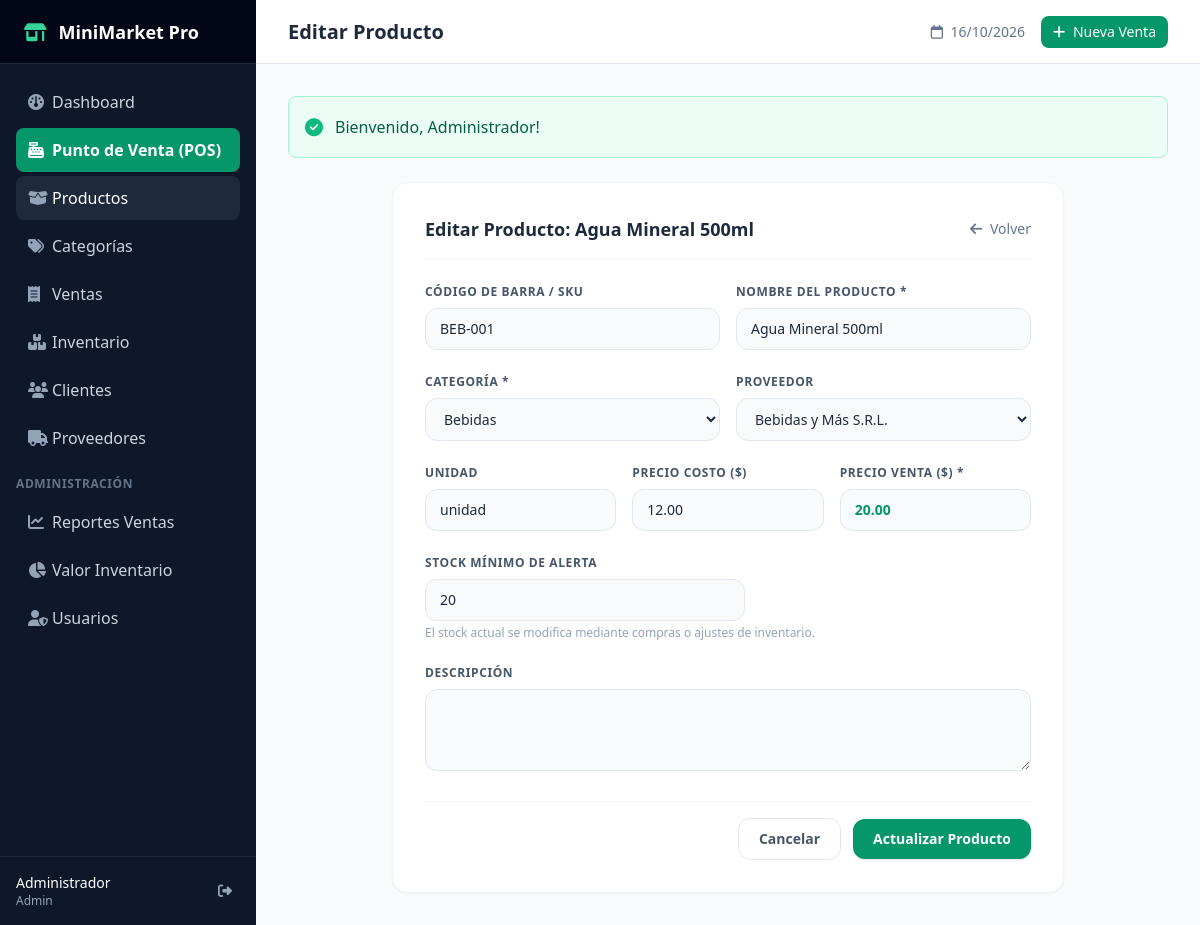
Screenshot of /products/1/edit (signed in) with the database file from the repository.
### tables this page shows
CREATE TABLE `products` (
  `id`            INT UNSIGNED NOT NULL AUTO_INCREMENT,
  `category_id`   INT UNSIGNED NOT NULL,
  `supplier_id`   INT UNSIGNED,
  `code`          VARCHAR(50) UNIQUE COMMENT 'Código de barras o código interno',
  `name`          VARCHAR(200) NOT NULL,
  `description`   TEXT,
  `unit`          VARCHAR(30) NOT NULL DEFAULT 'unidad' COMMENT 'unidad, kg, litro, caja, etc.',
  `cost_price`    DECIMAL(10,2) NOT NULL DEFAULT 0.00 COMMENT 'Precio de costo',
  `sale_price`    DECIMAL(10,2) NOT NULL DEFAULT 0.00 COMMENT 'Precio de venta',
  `stock`         INT NOT NULL DEFAULT 0 COMMENT 'Cantidad en inventario',
  `min_stock`     INT NOT NULL DEFAULT 5 COMMENT 'Stock mínimo para alerta',
  `image`         VARCHAR(255) DEFAULT NULL,
  `is_active`     TINYINT(1) NOT NULL DEFAULT 1,
  `created_at`    TIMESTAMP NOT NULL DEFAULT CURRENT_TIMESTAMP,
  `updated_at`    TIMESTAMP NOT NULL DEFAULT CURRENT_TIMESTAMP ON UPDATE CURRENT_TIMESTAMP,
  PRIMARY KEY (`id`),
  CONSTRAINT `fk_products_category` FOREIGN KEY (`category_id`) REFERENCES `categories` (`id`) ON DELETE RESTRICT ON UPDATE CASCADE,
  CONSTRAINT `fk_products_supplier` FOREIGN KEY (`supplier_id`) REFERENCES `suppliers` (`id`) ON DELETE SET NULL ON UPDATE CASCADE,
  INDEX `idx_code`        (`code`),
  INDEX `idx_name`        (`name`),
  INDEX `idx_category`    (`category_id`),
  INDEX `idx_stock_alert` (`stock`, `min_stock`)
);

CREATE TABLE `categories` (
  `id`           INT UNSIGNED NOT NULL AUTO_INCREMENT,
  `name`         VARCHAR(100) NOT NULL UNIQUE,
  `description`  TEXT,
  `is_active`    TINYINT(1) NOT NULL DEFAULT 1,
  `created_at`   TIMESTAMP NOT NULL DEFAULT CURRENT_TIMESTAMP,
  `updated_at`   TIMESTAMP NOT NULL DEFAULT CURRENT_TIMESTAMP ON UPDATE CURRENT_TIMESTAMP,
  PRIMARY KEY (`id`)
);

CREATE TABLE `suppliers` (
  `id`           INT UNSIGNED NOT NULL AUTO_INCREMENT,
  `name`         VARCHAR(150) NOT NULL,
  `contact_name` VARCHAR(100),
  `phone`        VARCHAR(20),
  `email`        VARCHAR(150),
  `address`      TEXT,
  `rnc`          VARCHAR(20) COMMENT 'RNC o NIT del proveedor',
  `is_active`    TINYINT(1) NOT NULL DEFAULT 1,
  `created_at`   TIMESTAMP NOT NULL DEFAULT CURRENT_TIMESTAMP,
  `updated_at`   TIMESTAMP NOT NULL DEFAULT CURRENT_TIMESTAMP ON UPDATE CURRENT_TIMESTAMP,
  PRIMARY KEY (`id`),
  INDEX `idx_name` (`name`)
);

### app/Views/products/edit.php (the view, shortened to what the rows shown need)
<div class="max-w-2xl mx-auto bg-white rounded-2xl border border-slate-100 shadow-sm p-8">
    <div class="flex items-center justify-between mb-6 pb-4 border-b border-slate-100">
        <h2 class="text-lg font-bold text-slate-800">Editar Producto: <?= htmlspecialchars($product['name']) ?></h2>
        <a href="/products" class="text-sm text-slate-500 hover:text-slate-800">
            <i class="fa-solid fa-arrow-left mr-1"></i> Volver
        </a>
    </div>
    <form action="/products/<?= $product['id'] ?>/update" method="POST" class="space-y-6">
        <div class="grid grid-cols-1 md:grid-cols-2 gap-4">
            <div>
                <label class="block text-xs font-semibold text-slate-600 uppercase tracking-wider mb-2">Código de Barra / SKU</label>
                <input type="text" name="code" value="<?= htmlspecialchars($product['code'] ?? '') ?>"
                       class="w-full px-3.5 py-2.5 bg-slate-50 border border-slate-200 rounded-xl text-sm focus:outline-none focus:ring-2 focus:ring-emerald-500 focus:bg-white">
            </div>
            <div>
                <label class="block text-xs font-semibold text-slate-600 uppercase tracking-wider mb-2">Nombre del Producto *</label>
                <input type="text" name="name" required value="<?= htmlspecialchars($product['name']) ?>"
                       class="w-full px-3.5 py-2.5 bg-slate-50 border border-slate-200 rounded-xl text-sm focus:outline-none focus:ring-2 focus:ring-emerald-500 focus:bg-white">
            </div>
        </div>
        <div class="grid grid-cols-1 md:grid-cols-2 gap-4">
            <div>
                <label class="block text-xs font-semibold text-slate-600 uppercase tracking-wider mb-2">Categoría *</label>
                <select name="category_id" required class="w-full px-3.5 py-2.5 bg-slate-50 border border-slate-200 rounded-xl text-sm focus:outline-none focus:ring-2 focus:ring-emerald-500 focus:bg-white">
                    <?php foreach ($categories as $c): ?>
                        <option value="<?= $c['id'] ?>" <?= $product['category_id'] == $c['id'] ? 'selected' : '' ?>>
                            <?= htmlspecialchars($c['name']) ?>
                        </option>
                    <?php endforeach; ?>
                </select>
            </div>
            <div>
                <label class="block text-xs font-semibold text-slate-600 uppercase tracking-wider mb-2">Proveedor</label>
                <select name="supplier_id" class="w-full px-3.5 py-2.5 bg-slate-50 border border-slate-200 rounded-xl text-sm focus:outline-none focus:ring-2 focus:ring-emerald-500 focus:bg-white">
                    <?php foreach ($suppliers as $s): ?>
                        <option value="<?= $s['id'] ?>" <?= $product['supplier_id'] == $s['id'] ? 'selected' : '' ?>>
                            <?= htmlspecialchars($s['name']) ?>
                        </option>
                    <?php endforeach; ?>
                </select>
            </div>
        </div>
        <div class="grid grid-cols-1 md:grid-cols-3 gap-4">
            <div>
                <label class="block text-xs font-semibold text-slate-600 uppercase tracking-wider mb-2">Unidad</label>
                <input type="text" name="unit" value="<?= htmlspecialchars($product['unit']) ?>"
                       class="w-full px-3.5 py-2.5 bg-slate-50 border border-slate-200 rounded-xl text-sm focus:outline-none focus:ring-2 focus:ring-emerald-500 focus:bg-white">
            </div>
            <div>
                <label class="block text-xs font-semibold text-slate-600 uppercase tracking-wider mb-2">Precio Costo ($)</label>
                <input type="number" step="0.01" name="cost_price" value="<?= htmlspecialchars($product['cost_price']) ?>"
                       class="w-full px-3.5 py-2.5 bg-slate-50 border border-slate-200 rounded-xl text-sm focus:outline-none focus:ring-2 focus:ring-emerald-500 focus:bg-white">
            </div>
            <div>
                <label class="block text-xs font-semibold text-slate-600 uppercase tracking-wider mb-2">Precio Venta ($) *</label>
                <input type="number" step="0.01" name="sale_price" required value="<?= htmlspecialchars($product['sale_price']) ?>"
                       class="w-full px-3.5 py-2.5 bg-slate-50 border border-slate-200 rounded-xl text-sm font-bold text-emerald-600 focus:outline-none focus:ring-2 focus:ring-emerald-500 focus:bg-white">
            </div>
        </div>
        <div>
            <label class="block text-xs font-semibold text-slate-600 uppercase tracking-wider mb-2">Stock Mínimo de Alerta</label>
            <input type="number" name="min_stock" value="<?= htmlspecialchars($product['min_stock']) ?>"
                   class="w-full max-w-xs px-3.5 py-2.5 bg-slate-50 border border-slate-200 rounded-xl text-sm focus:outline-none focus:ring-2 focus:ring-emerald-500 focus:bg-white">
            <p class="text-xs text-slate-400 mt-1">El stock actual se modifica mediante compras o ajustes de inventario.</p>
        </div>
        <div>
            <label class="block text-xs font-semibold text-slate-600 uppercase tracking-wider mb-2">Descripción</label>
            <textarea name="description" rows="3"
                      class="w-full px-3.5 py-2.5 bg-slate-50 border border-slate-200 rounded-xl text-sm focus:outline-none focus:ring-2 focus:ring-emerald-500 focus:bg-white"><?= htmlspecialchars($product['description'] ?? '') ?></textarea>
        </div>
        <div class="flex items-center justify-end space-x-3 pt-4 border-t border-slate-100">
            <a href="/products" class="px-5 py-2.5 border border-slate-200 rounded-xl text-sm font-semibold text-slate-600 hover:bg-slate-50 transition">
                Cancelar
            </a>
            <button type="submit" class="px-5 py-2.5 bg-emerald-600 hover:bg-emerald-500 text-white rounded-xl text-sm font-semibold shadow transition">
                Actualizar Producto
            </button>
        </div>
    </form>
</div>

### app/Core/Router.php (shortened to what the rows shown need)
<?php
final class Router
{
    private array $routes = [];
    public function get(string $path, string $controller, string $action): void
    {
        $this->routes['GET'][$path] = [$controller, $action];
    }
    public function post(string $path, string $controller, string $action): void
    {
        $this->routes['POST'][$path] = [$controller, $action];
    }
    public function dispatch(string $method, string $uri): void
    {
        $path = parse_url($uri, PHP_URL_PATH);
        $path = rtrim($path, '/') ?: '/';
        foreach ($this->routes[$method] ?? [] as $route => $handler) {
            $pattern = preg_replace('/\{(\w+)\}/', '(?P<$1>[^/]+)', $route);
            $pattern = '#^' . $pattern . '$#';
            if (preg_match($pattern, $path, $matches)) {
                $params = array_filter($matches, 'is_string', ARRAY_FILTER_USE_KEY);
                [$controllerClass, $action] = $handler;
                $this->callController($controllerClass, $action, $params);
                return;
            }
        }
    }
    private function callController(string $controllerClass, string $action, array $params): void
    {
        $controller = new $fullClass();
        $controller->$action($params);
    }
}

### app/Views/layouts/main.php (shortened to what the rows shown need)
<?php
$user = Auth::user();
$flashSuccess = Session::getFlash('success');
?>
<!DOCTYPE html>
<html lang="es" class="h-full bg-slate-50">
<head>
    <script src="https://cdn.tailwindcss.com"></script>
    <link rel="stylesheet" href="https://cdnjs.cloudflare.com/ajax/libs/font-awesome/6.4.0/css/all.min.css">
</head>
<body class="h-full flex flex-col font-sans text-slate-800">
    <div class="flex h-full">
        <aside class="w-64 bg-slate-900 text-slate-300 flex flex-col shrink-0">
            <div class="h-16 flex items-center px-6 bg-slate-950 font-bold text-lg text-white border-b border-slate-800">
                <i class="fa-solid fa-shop text-emerald-400 mr-3"></i> MiniMarket Pro
            </div>
            <nav class="flex-1 px-4 py-4 space-y-1 overflow-y-auto">
                <a href="/dashboard" class="flex items-center px-3 py-2.5 rounded-lg hover:bg-slate-800 hover:text-white transition <?= str_starts_with($_SERVER['REQUEST_URI'], '/dashboard') ? 'bg-slate-800 text-white font-semibold' : '' ?>">
                    <i class="fa-solid fa-gauge w-6 text-slate-400"></i> Dashboard
                </a>
                <a href="/pos" class="flex items-center px-3 py-2.5 rounded-lg bg-emerald-600 hover:bg-emerald-500 text-white font-semibold transition mt-2 mb-2 shadow">
                    <i class="fa-solid fa-cash-register w-6"></i> Punto de Venta (POS)
                </a>
                <a href="/products" class="flex items-center px-3 py-2.5 rounded-lg hover:bg-slate-800 hover:text-white transition <?= str_starts_with($_SERVER['REQUEST_URI'], '/products') ? 'bg-slate-800 text-white' : '' ?>">
                    <i class="fa-solid fa-box-open w-6 text-slate-400"></i> Productos
                </a>
                <a href="/categories" class="flex items-center px-3 py-2.5 rounded-lg hover:bg-slate-800 hover:text-white transition <?= str_starts_with($_SERVER['REQUEST_URI'], '/categories') ? 'bg-slate-800 text-white' : '' ?>">
                    <i class="fa-solid fa-tags w-6 text-slate-400"></i> Categorías
                </a>
                <a href="/sales" class="flex items-center px-3 py-2.5 rounded-lg hover:bg-slate-800 hover:text-white transition <?= str_starts_with($_SERVER['REQUEST_URI'], '/sales') ? 'bg-slate-800 text-white' : '' ?>">
                    <i class="fa-solid fa-receipt w-6 text-slate-400"></i> Ventas
                </a>
                <a href="/inventory" class="flex items-center px-3 py-2.5 rounded-lg hover:bg-slate-800 hover:text-white transition <?= str_starts_with($_SERVER['REQUEST_URI'], '/inventory') ? 'bg-slate-800 text-white' : '' ?>">
                    <i class="fa-solid fa-boxes-stacked w-6 text-slate-400"></i> Inventario
                </a>
                <a href="/customers" class="flex items-center px-3 py-2.5 rounded-lg hover:bg-slate-800 hover:text-white transition <?= str_starts_with($_SERVER['REQUEST_URI'], '/customers') ? 'bg-slate-800 text-white' : '' ?>">
                    <i class="fa-solid fa-users w-6 text-slate-400"></i> Clientes
                </a>
                <a href="/suppliers" class="flex items-center px-3 py-2.5 rounded-lg hover:bg-slate-800 hover:text-white transition <?= str_starts_with($_SERVER['REQUEST_URI'], '/suppliers') ? 'bg-slate-800 text-white' : '' ?>">
                    <i class="fa-solid fa-truck w-6 text-slate-400"></i> Proveedores
                </a>
                <?php if (Auth::isAdmin()): ?>
                <div class="pt-3 pb-1 text-xs font-semibold uppercase tracking-wider text-slate-500">Administración</div>
                <a href="/reports/sales" class="flex items-center px-3 py-2.5 rounded-lg hover:bg-slate-800 hover:text-white transition <?= str_starts_with($_SERVER['REQUEST_URI'], '/reports/sales') ? 'bg-slate-800 text-white' : '' ?>">
                    <i class="fa-solid fa-chart-line w-6 text-slate-400"></i> Reportes Ventas
                </a>
                <a href="/reports/inventory" class="flex items-center px-3 py-2.5 rounded-lg hover:bg-slate-800 hover:text-white transition <?= str_starts_with($_SERVER['REQUEST_URI'], '/reports/inventory') ? 'bg-slate-800 text-white' : '' ?>">
                    <i class="fa-solid fa-chart-pie w-6 text-slate-400"></i> Valor Inventario
                </a>
                <a href="/users" class="flex items-center px-3 py-2.5 rounded-lg hover:bg-slate-800 hover:text-white transition <?= str_starts_with($_SERVER['REQUEST_URI'], '/users') ? 'bg-slate-800 text-white' : '' ?>">
                    <i class="fa-solid fa-user-shield w-6 text-slate-400"></i> Usuarios
                </a>
                <?php endif; ?>
            </nav>
            <div class="p-4 border-t border-slate-800 flex items-center justify-between text-sm">
                <div>
                    <div class="font-medium text-white"><?= htmlspecialchars($user['name'] ?? 'Usuario') ?></div>
                    <div class="text-xs text-slate-400 capitalize"><?= htmlspecialchars($user['role'] ?? '') ?></div>
                </div>
                <a href="/logout" title="Cerrar Sesión" class="text-slate-400 hover:text-rose-400 transition p-2">
                    <i class="fa-solid fa-right-from-bracket"></i>
                </a>
            </div>
        </aside>
        <div class="flex-1 flex flex-col overflow-hidden">
            <header class="h-16 bg-white border-b border-slate-200 flex items-center justify-between px-8 shrink-0">
                <h1 class="text-xl font-bold text-slate-800"><?= htmlspecialchars($title ?? '') ?></h1>
                <div class="flex items-center space-x-4">
                    <span class="text-sm text-slate-500"><i class="fa-regular fa-calendar mr-1"></i> <?= date('d/m/Y') ?></span>
                    <a href="/pos" class="bg-emerald-600 text-white px-3 py-1.5 rounded-lg text-sm font-medium hover:bg-emerald-700 transition">
                        <i class="fa-solid fa-plus mr-1"></i> Nueva Venta
                    </a>
                </div>
            </header>
            <main class="flex-1 overflow-y-auto p-8 bg-slate-50">
                <?php if ($flashSuccess): ?>
                    <div class="mb-6 p-4 rounded-lg bg-emerald-50 border border-emerald-200 text-emerald-800 flex items-center">
                        <i class="fa-solid fa-circle-check text-emerald-500 mr-3 text-lg"></i>
                        <span><?= htmlspecialchars($flashSuccess) ?></span>
                    </div>
                <?php endif; ?>
                <?= $content ?? '' ?>
            </main>
        </div>
    </div>
</body>
</html>

### rows the page displays
products: name "Agua Mineral 500ml", code "BEB-001", category_id "Bebidas", supplier_id "Bebidas y Más S.R.L.", unit "unidad", cost_price "12.00", sale_price "20.00", min_stock "20"
